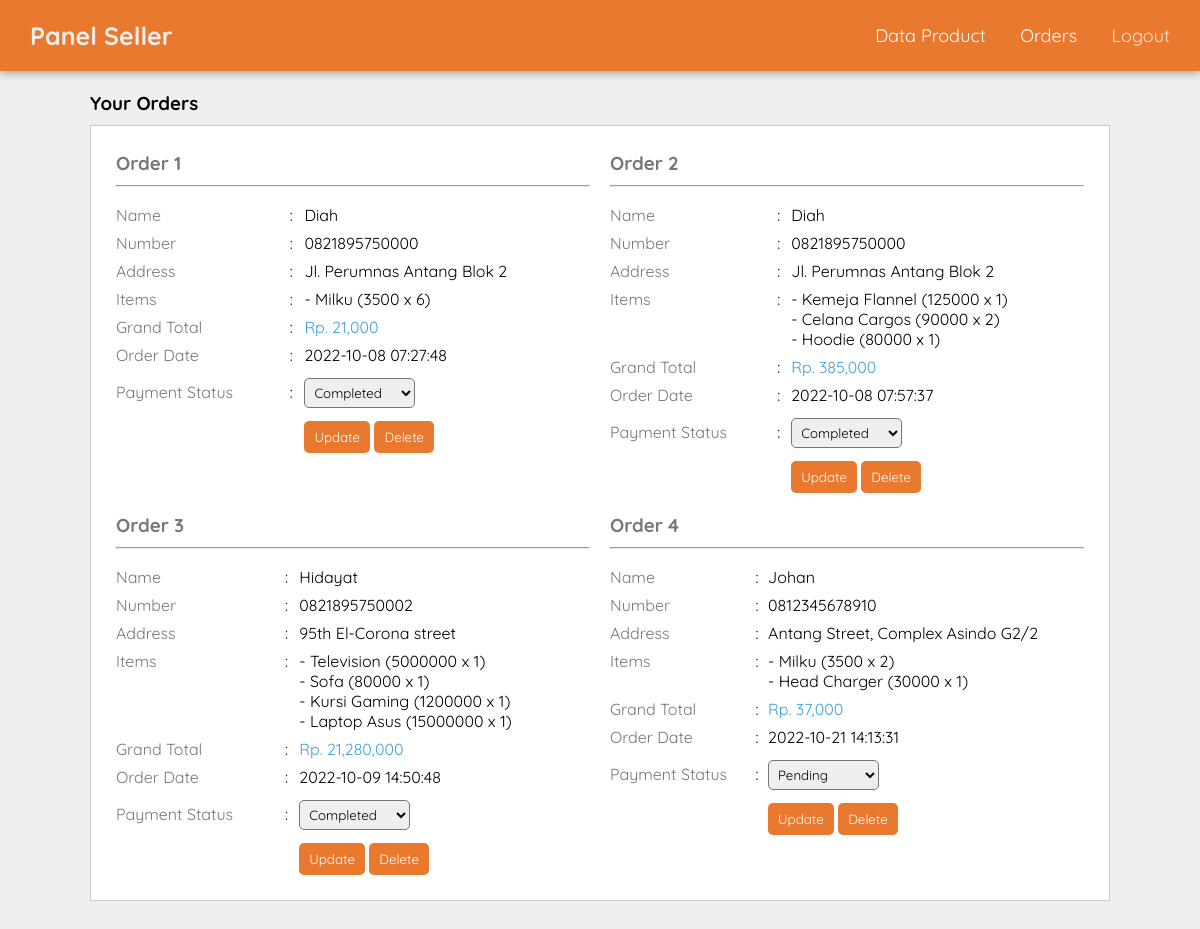
/seller/orders.php (signed in), run on the app's committed database.
### tables this page shows
CREATE TABLE `tb_orders` (
  `id_orders` int(11) NOT NULL,
  `id_seller` int(11) NOT NULL,
  `id_user` int(11) NOT NULL,
  `username` varchar(100) NOT NULL,
  `noTelp` varchar(100) NOT NULL,
  `address` text NOT NULL,
  `items` varchar(1000) NOT NULL,
  `total_produk` varchar(100) NOT NULL,
  `total_price` varchar(100) NOT NULL,
  `order_date` datetime NOT NULL DEFAULT current_timestamp(),
  `payment_status` varchar(50) NOT NULL DEFAULT 'pending'
);

### partials/functions.php (called while the page is built, shortened)
<?php
function query($sql){
    $resArr = array();
    $query = $sql;
    $result = mysqli_query($GLOBALS['conn'], $query);
    while($row  = mysqli_fetch_assoc($result)){
        $resArr[] = $row;
    }
return $resArr;
}
?>

### seller/orders.php (the view, shortened to what this page needs)
<!DOCTYPE html>
<html lang="en">
<head>
</head>
<body>
    <?php include "../partials/navbar-seller.php" ?>
    <main>
    <div class="section">
            <div class="container">
                <h3>Your Orders</h3>
                <div class="box">
                    <?php
                        include_once "../partials/functions.php";
                        $sql = query("SELECT * FROM tb_orders o
                        WHERE o.id_seller = '".$_SESSION['id']."'");
                        $no = 1;
                        if(count($sql)) {
                        foreach($sql as $a):
                    ?>
                    <div class="col-2">
                        <table class="tb-orders">
                            <tr>
                                <td colspan="3">
                                    <h3>Order <?= $no++ ?></h3>
                                    <hr class="line">
                                </td>
                            </tr>
                            <tr>
                                <td>Name</td>
                                <td>:</td>
                                <td><?= $a['username'] ?></td>
                            </tr>
                            <tr>
                                <td>Number</td>
                                <td>:</td>
                                <td><?= $a['noTelp'] ?></td>
                            </tr>
                            <tr>
                                <td>Address</td>
                                <td>:</td>
                                <td><?= $a['address'] ?></td>
                            </tr>
                            <tr>
                                <td>Items</td>
                                <td>:</td>
                                <td>
                                <?php
                                    $items = explode("/", $a['items']);
                                    array_pop($items);
                                    foreach($items as $item){
                                        echo "- ".$item."<br>";
                                    }
                                ?>
                                </td>
                            </tr>
                            <tr>
                                <td>Grand Total</td>
                                <td>:</td>
                                <td>
                                    <div style="font-size: 16px;" class="product-price">Rp. <?= number_format($a['total_price']) ?></div>
                                </td>
                            </tr>
                            <tr>
                                <td>Order Date</td>
                                <td>:</td>
                                <td><?= $a['order_date'] ?></td>
                            </tr>
                            <tr>
                                <td>Payment Status</td>
                                <td>:</td>
                                <td>
                                    <form action="" method="POST">
                                        <select style="padding: 5px;margin: 5px 0px;border-radius: 5px" name="status">
                                            <option <?= $a['payment_status'] == 'pending' ? "selected" : '' ?> value="pending">Pending</option>
                                            <option <?= $a['payment_status'] == 'completed' ? "selected" : '' ?> value="completed">Completed</option>
                                        </select>
                                </td>
                            </tr>
                            <tr>
                                <td></td>
                                <td></td>
                                <td>
                                    <button class="head-link seller" name="update-status" type="submit">Update</button>
                                    <button class="head-link seller"
                                    onclick="return confirm('Are you sure want remove this order? [<?= $a['username'] ?>]');
                                    window.location='?delete=<?= $a['id_orders'] ?>'">Delete</button>
                                </td>
                            </tr>
                        </table>
                    </div>
                    <?php endforeach;
                    } else {?>
                    <tr>
                        <td colspan="3" align="center">No Orders Found</td>
                    </tr>
                    <?php }?>
                </div>
            </div>
        </div>
    </main>
</body>
</html>

### styles/style.css (style rules this page uses)
* { padding: 0px; margin: 0px; box-sizing: border-box; text-decoration: none; outline: none; font-family: "Quicksand", Arial; scroll-behavior: smooth; }
body { background-color: #efefef; }
.container { width: 85%; margin: 0 auto; }
.section { padding: 20px 0px; }
.box { background-color: #fff; border: 1px solid #ccc; padding: 15px; box-sizing: border-box; margin: 10px 0; }
.box::after { content: ""; display: block; clear: both; }
.col-2 { float: left; width: 50%; padding: 5px; }
.head-link { color: #ffffff; background-color: #e83434; cursor: pointer; border: none; padding: 8px 10px; border-radius: 5px; }
.seller { background-color: #e9792e; }
.product-price { font-size: 17px; color: #429dda; }
.line { margin: 10px 0px; }
.tb-orders { width: 100%; }
.tb-orders td:nth-child(1) { color: #777; }
.tb-orders td { vertical-align: text-top; padding: 3px; }

### data on the page
tb_orders: username "Diah", noTelp "0821895750000", address "Jl. Perumnas Antang Blok 2", item "Milku (3500 x 6)", total_price "21,000", order_date "2022-10-08 07:27:48", status "Completed"
tb_orders: username "Diah", noTelp "0821895750000", address "Jl. Perumnas Antang Blok 2", item "Kemeja Flannel (125000 x 1)", item "Celana Cargos (90000 x 2)", item "Hoodie (80000 x 1)", total_price "385,000", order_date "2022-10-08 07:57:37", status "Completed"
tb_orders: username "Hidayat", noTelp "0821895750002", address "95th El-Corona street", item "Television (5000000 x 1)", item "Sofa (80000 x 1)", item "Kursi Gaming (1200000 x 1)", item "Laptop Asus (15000000 x 1)", total_price "21,280,000", order_date "2022-10-09 14:50:48", status "Completed"
tb_orders: username "Johan", noTelp "0812345678910", address "Antang Street, Complex Asindo G2/2", item "Milku (3500 x 2)", item "Head Charger (30000 x 1)", total_price "37,000", order_date "2022-10-21 14:13:31", status "Pending"
